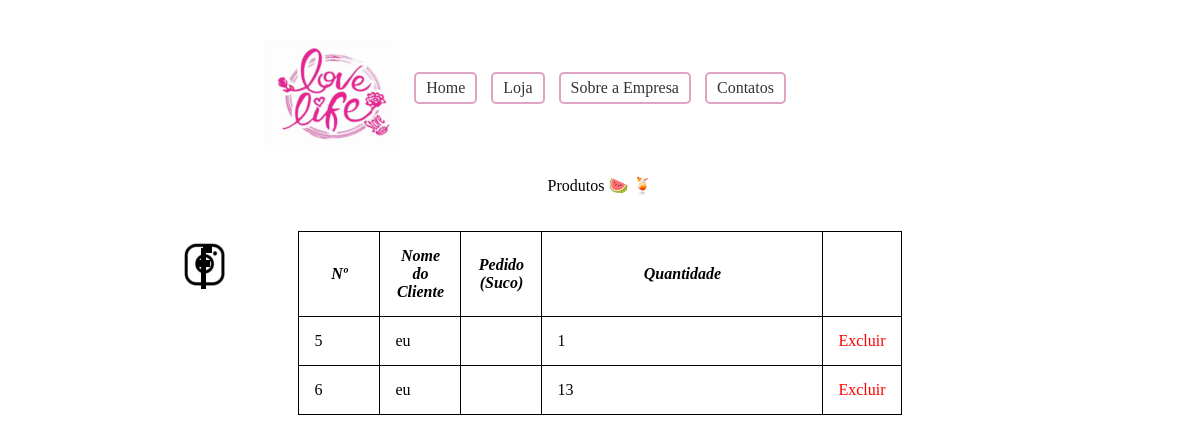
The app's page /Pedido.php with its own data.
### tables this page shows
CREATE TABLE `Pedidos` (
  `ID_Pedido` int(11) NOT NULL AUTO_INCREMENT,
  `Login` varchar(50) DEFAULT NULL,
  `Pedidos` varchar(150) DEFAULT NULL,
  `Quantidade` int(11) DEFAULT NULL,
  PRIMARY KEY (`ID_Pedido`)
);

### Pedido.php (the view, shortened to what this page needs)
<html>
    <head>
        <link rel="stylesheet" type="text/css"  href="lovelifestore.css" />
    </head>
    <body>
    <header class="header-home">
        <a href="Home.html"><img src="Imagens/Logo.png" id="Logo"></a>
        <br><br><br><br>
        <ul class="menu">
            <li><center><a href="Home.html">Home</a></center></li>
            <li><center><a href="Loja.html">Loja</a></center></li>
            <li><center><a href="Sobre a Empresa.html">Sobre a Empresa</a></center></li>
            <li><center><a href="Contatos.html">Contatos</a></center></li>
        </ul>
    </header>
    <?php
    $res = mysql_query("SELECT * FROM Pedidos");
    echo "<center><table>
        <br><br><br><br>
        <center><legend>Produtos 🍉 🍹 </legend></center><br><br>
        <tr>
        <th width='50'><b><i>Nº</td></i></b>
        <th width='50'><b><i>Nome do Cliente</td></i></b>
        <th width='50'><b><i>Pedido (Suco)</td></i></b>
        <th width='250'><b><i>Quantidade</td></i></b>
     </tr>";
    while ($escrever = mysql_fetch_array($res)) {
        echo "<tr><td value='id_Produtos'>" . $escrever['ID_Pedido'] . "</td><td>" . $escrever['Login'] . "</td><td>" . $escrever['Pedido'] . "</td><td>" . $escrever['Quantidade'] .
        "<td><a style='color:red' href='Excluir.php?Pedido=" . $escrever['ID_Produtos_Cadastrados'] . "'>Excluir</a></td></td>" . "</tr>";
    }
    echo "</table></center>";
    ?>
    <div id="redesociais">
        <a href=https://goo.gl/mLLJEx><img src="Rede Social/Instagram.png" id="instagram"></a>
    </div>
</body>
</html>

### lovelifestore.css (style rules this page uses)
* { margin: 0; padding: 0; }
body { font-family: "trebuchet ms"; }
a { text-decoration: none; color: #000; }
.menu li a { color:#333; text-decoration:none; padding:5px 10px; display:inline-block; }
ul.menu { text-align: center; left:20%; top:10%; }
ul.menu li { display: inline-block; margin: 0 5px; border: 2px solid #dfa3c4; border-radius: 5px; }
div { position:absolute; left:15%; top:30%; }
#instagram { position:absolute; left:40%; top:62%; }
#Logo { position:absolute; left:22%; top:5%; }

### Pedido.php (style rules this page uses)
table, th, td { border: 1px solid black; border-collapse: collapse; }
th, td { padding: 15px; }

### records on screen
pedidos: ID_Pedido "5", Login "eu", Quantidade "1"
pedidos: ID_Pedido "6", Login "eu", Quantidade "13"
